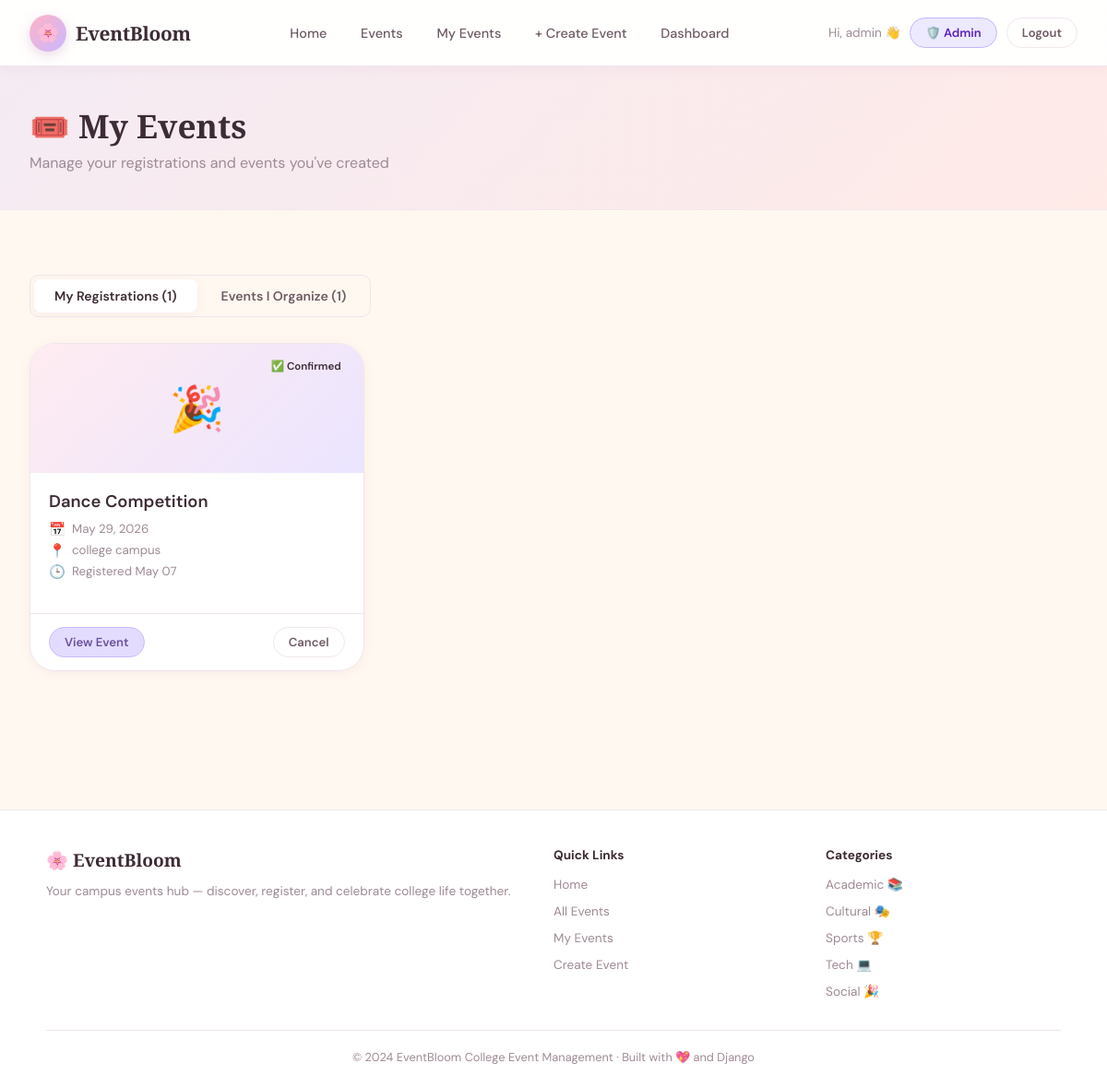
Screenshot of /my-events/ (signed in) with the database file from the repository.
### events/models.py (models this page shows, shortened)
class Registration(models.Model):
    STATUS_CHOICES = [
        ('confirmed', 'Confirmed'),
        ('waitlisted', 'Waitlisted'),
        ('cancelled', 'Cancelled'),
    ]
    event = models.ForeignKey(Event, on_delete=models.CASCADE, related_name='registrations')
    user = models.ForeignKey(User, on_delete=models.CASCADE, related_name='registrations')
    status = models.CharField(max_length=20, choices=STATUS_CHOICES, default='confirmed')
    registered_at = models.DateTimeField(auto_now_add=True)
    notes = models.TextField(blank=True)
    class Meta:
        unique_together = ['event', 'user']

class Event(models.Model):
    STATUS_CHOICES = [
        ('upcoming', 'Upcoming'),
        ('ongoing', 'Ongoing'),
        ('completed', 'Completed'),
        ('cancelled', 'Cancelled'),
    ]
    title = models.CharField(max_length=200)
    description = models.TextField()
    category = models.ForeignKey(Category, on_delete=models.SET_NULL, null=True, blank=True)
    organizer = models.ForeignKey(User, on_delete=models.CASCADE, related_name='organized_events')
    venue = models.CharField(max_length=200)
    date = models.DateField()
    start_time = models.TimeField()
    end_time = models.TimeField()
    max_participants = models.PositiveIntegerField(default=100)
    registration_deadline = models.DateTimeField()
    status = models.CharField(max_length=20, choices=STATUS_CHOICES, default='upcoming')
    image_url = models.CharField(max_length=500, blank=True, default='')
    created_at = models.DateTimeField(auto_now_add=True)
    updated_at = models.DateTimeField(auto_now=True)
    is_featured = models.BooleanField(default=False)
    @property
    def registered_count(self):
        return self.registrations.filter(status='confirmed').count()
    class Meta:
        ordering = ['date', 'start_time']

### events/views.py (the view)
# urls.py: path('my-events/', views.my_events, name='my_events'),
@login_required
def my_events(request):
    registrations = Registration.objects.filter(user=request.user).select_related('event').order_by('-registered_at')
    organized = Event.objects.filter(organizer=request.user).order_by('-date')
    context = {'registrations': registrations, 'organized_events': organized}
    return render(request, 'events/my_events.html', context)

### templates/events/my_events.html (shortened to what this page needs)
{% extends 'events/base.html' %}
{% block content %}
<div class="page-header">
  <div class="page-header-inner">
    <h1>🎟️ My Events</h1>
    <p>Manage your registrations and events you've created</p>
  </div>
</div>
<div class="section">
  <div class="my-events-tabs">
    <button class="tab-btn" data-tab="tab-registrations">My Registrations ({{ registrations|length }})</button>
    <button class="tab-btn" data-tab="tab-organized">Events I Organize ({{ organized_events|length }})</button>
  </div>
  <div id="tab-registrations" class="tab-pane">
    {% if registrations %}
    <div class="events-grid">
      {% for reg in registrations %}
      <div class="event-card">
        <div class="card-header" style="background: linear-gradient(135deg,
          {% if reg.event.category %}{{ reg.event.category.color }}{% else %}#FFB3C6{% endif %}40,
          #C9B8FF60);">
          <span style="font-size:3rem;">{% if reg.event.category %}{{ reg.event.category.icon }}{% else %}🎉{% endif %}</span>
          <span class="card-status status-{{ reg.status }}" style="position:absolute; top:12px; right:12px;">
            {% if reg.status == 'confirmed' %}✅ Confirmed{% elif reg.status == 'cancelled' %}❌ Cancelled{% else %}⏳ Waitlisted{% endif %}
          </span>
        </div>
        <div class="card-body">
          <div class="card-title">{{ reg.event.title }}</div>
          <div class="card-meta">
            <div class="meta-item"><span class="meta-icon">📅</span><span>{{ reg.event.date|date:"M d, Y" }}</span></div>
            <div class="meta-item"><span class="meta-icon">📍</span><span>{{ reg.event.venue }}</span></div>
            <div class="meta-item"><span class="meta-icon">🕒</span><span>Registered {{ reg.registered_at|date:"M d" }}</span></div>
          </div>
        </div>
        <div class="card-footer">
          <a href="{% url 'event_detail' reg.event.pk %}" class="btn btn-secondary btn-sm">View Event</a>
          {% if reg.status == 'confirmed' %}
          <form action="{% url 'cancel_registration' reg.pk %}" method="post" style="margin:0;">
            <button class="btn btn-outline btn-sm" onclick="return confirm('Cancel registration?')">Cancel</button>
          </form>
          {% endif %}
        </div>
      </div>
      {% endfor %}
    </div>
    {% endif %}
  </div>
</div>
{% endblock %}

### templates/events/base.html (shortened to what this page needs)
{% load static %}
<!DOCTYPE html>
<html lang="en">
<head>
  <link rel="stylesheet" href="{% static 'css/style.css' %}">
</head>
<body>
<nav class="navbar">
  <a href="{% url 'home' %}" class="nav-brand">
    <div class="logo-ring">🌸</div>
    <span>EventBloom</span>
  </a>
  <ul class="nav-links" id="navLinks">
    <li><a href="{% url 'home' %}" {% if request.resolver_match.url_name == 'home' %}class="active"{% endif %}>Home</a></li>
    <li><a href="{% url 'event_list' %}" {% if request.resolver_match.url_name == 'event_list' %}class="active"{% endif %}>Events</a></li>
    {% if user.is_authenticated %}
    <li><a href="{% url 'my_events' %}">My Events</a></li>
    <li><a href="{% url 'create_event' %}">+ Create Event</a></li>
    {% if user.is_staff %}
    <li><a href="{% url 'dashboard' %}">Dashboard</a></li>
    {% endif %}
    {% endif %}
  </ul>
  <div class="nav-actions" id="navActions">
    {% if user.is_authenticated %}
      <span style="font-size:0.85rem; color:var(--text-soft);">Hi, {{ user.first_name|default:user.username }} 👋</span>
      {% if user.is_staff %}<a href="{% url 'admin_panel' %}" class="btn btn-secondary btn-sm" style="background:#ede9fe; color:#5b21b6; border-color:#c4b5fd;">🛡️ Admin</a>{% endif %}
      <a href="{% url 'logout' %}" class="btn btn-outline btn-sm">Logout</a>
    {% endif %}
  </div>
</nav>
{% block content %}{% endblock %}
<footer>
  <div class="footer-inner">
    <div>
      <div class="footer-brand">🌸 EventBloom</div>
      <p class="footer-desc">Your campus events hub — discover, register, and celebrate college life together.</p>
    </div>
    <div>
      <div class="footer-col-title">Quick Links</div>
      <ul class="footer-links">
        <li><a href="{% url 'home' %}">Home</a></li>
        <li><a href="{% url 'event_list' %}">All Events</a></li>
        {% if user.is_authenticated %}
        <li><a href="{% url 'my_events' %}">My Events</a></li>
        <li><a href="{% url 'create_event' %}">Create Event</a></li>
        {% else %}
        <li><a href="{% url 'login' %}">Login</a></li>
        <li><a href="{% url 'register' %}">Sign Up</a></li>
        {% endif %}
      </ul>
    </div>
    <div>
      <div class="footer-col-title">Categories</div>
      <ul class="footer-links">
        <li><a href="#">Academic 📚</a></li>
        <li><a href="#">Cultural 🎭</a></li>
        <li><a href="#">Sports 🏆</a></li>
        <li><a href="#">Tech 💻</a></li>
        <li><a href="#">Social 🎉</a></li>
      </ul>
    </div>
  </div>
  <div class="footer-bottom">
    © 2024 EventBloom College Event Management · Built with 💖 and Django
  </div>
</footer>
</body>
</html>

### rows the page displays
Registration: status "✅ Confirmed", event "Dance Competition", event "May 29, 2026", event.venue "college campus", registered_at "May 07"

### other values shown
{{ user.first_name|default:user.username }} "admin"
{{ registrations|length }} "1"
{{ organized_events|length }} "1"
